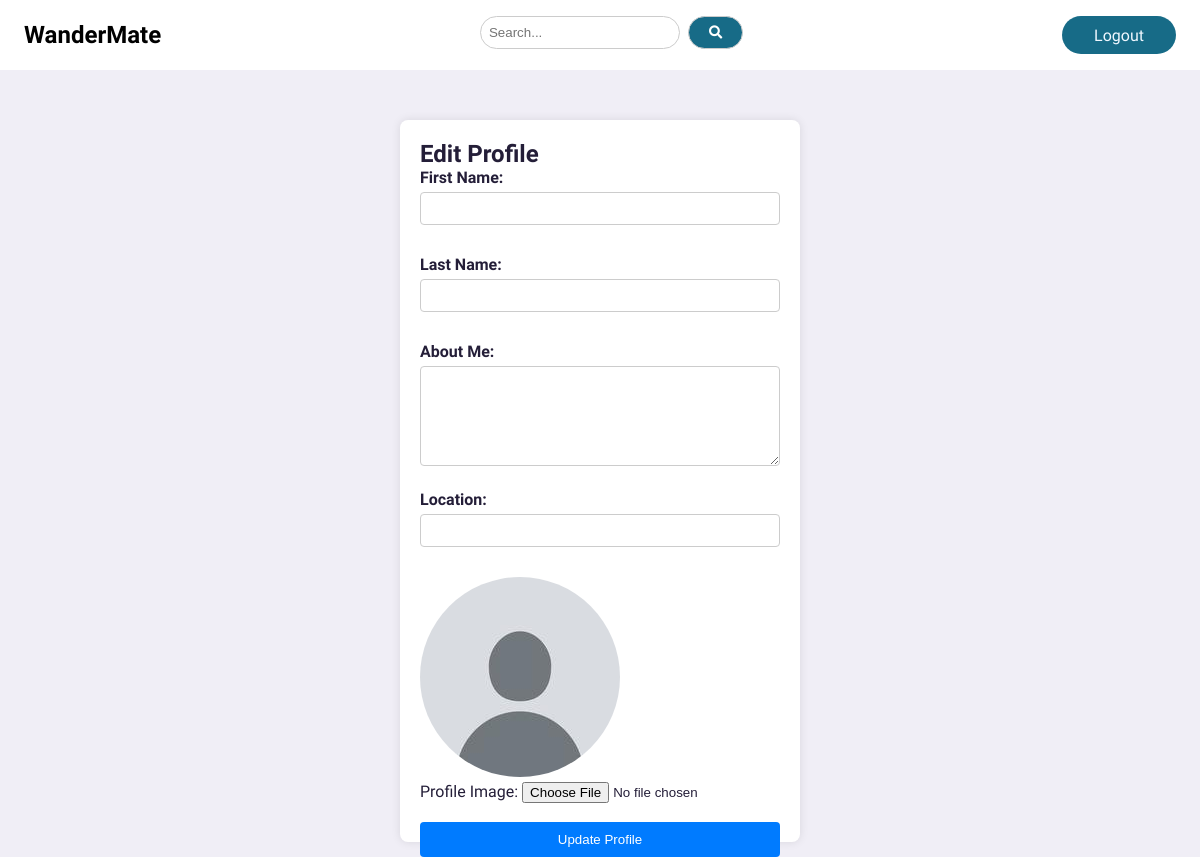
The page /settings/ (signed in) on the database as committed earlier.
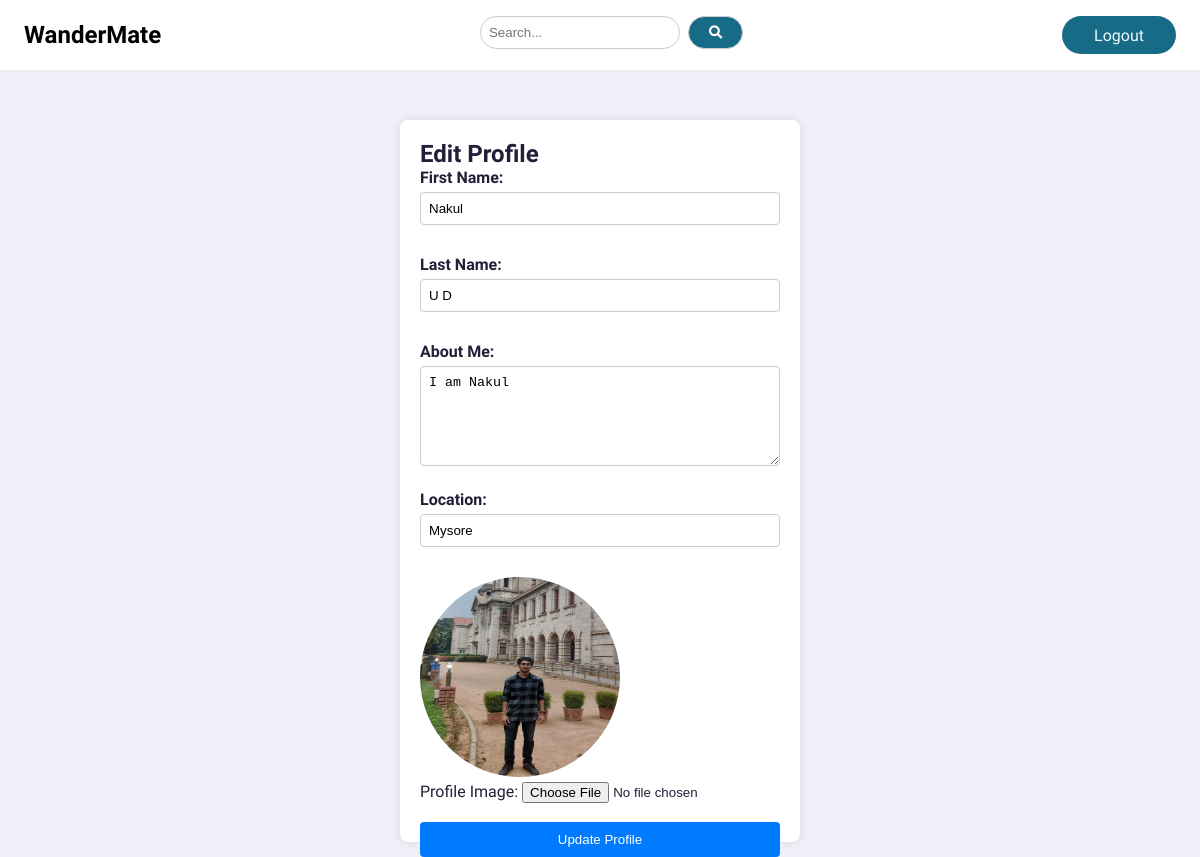
The same page on the database as committed later.
### core/models.py (models this page shows, shortened)
class Profile(models.Model):
    user = models.ForeignKey(User, on_delete = models.CASCADE)
    fname = models.TextField(max_length = 30, blank = True)
    lname = models.TextField(max_length = 30, blank = True)
    id_user = models.IntegerField()
    bio = models.TextField(blank = True)
    profile_img = models.ImageField(upload_to = 'profile_images', default='defaultProfileImg.jpeg')
    location = models.CharField(max_length = 100, blank= True)
    otp_validated = models.BooleanField(default = False)

### core/views.py (the view, shortened to what this page needs)
# urls.py: path('settings/',views.settings, name = "settings"),
@login_required(login_url='core:signinSignup')
def settings(request):
    user_profile = Profile.objects.get(user = request.user)
    return render(request,'settings.html',{'user_profile':user_profile})

### templates/settings.html (shortened to what this page needs)
{% extends "base.html" %}
{% load static %}
{% block content %}
<div class="settings-container">
    <h2>Edit Profile</h2>
    <form method="post" enctype="multipart/form-data" >
        <div class="settings-form-group">
            <label class = "setting-label" for="first_name">First Name:</label>
            <input type="text" value="{{user_profile.fname}}" id="first_name" name="first_name" required>
        </div>
        <div class="settings-form-group">
            <label class = "setting-label" for="last_name">Last Name:</label>
            <input type="text" value="{{user_profile.lname}}" id="last_name" name="last_name" >
        </div>
        <div class="settings-form-group">
            <label class = "setting-label" for="bio">About Me:</label>
            <textarea class="settings-text-area" id="bio" name="bio" required>{{user_profile.bio}}</textarea>
        </div>
        <div class="settings-form-group">
            <label class = "setting-label" for="location">Location:</label>
            <input type="text" id="location" value="{{user_profile.location}}" name="location" required>
        </div>
        <div class="form-group">
            {% if user_profile.profile_img %}
            <img src = "{{user_profile.profile_img.url}}" style="width:200px ; height: 200px; border-radius: 150px;" alt="">
            {% else %}
            <img src = "{% static 'image/defaultProfileImg.jpeg' %}" style="width:200px ; height: 200px; border-radius: 150px;" alt="">
            {% endif %}
            <label for="profile_image">Profile Image:</label>
            <input type="file" id="profile_image" value="{{user_profile.profile_img}}" name="profile_image" accept="image/*">
        </div>
        <br>
        <button type="submit" class="settings-btn">Update Profile</button>
    </form>
</div>
{% endblock %}

### templates/base.html (shortened to what this page needs)
{% load static %}
<!DOCTYPE html>
<html lang="en">
<head>
    <link rel="stylesheet" href="https://unicons.iconscout.com/release/v4.0.8/css/line.css">
    <link rel="stylesheet" href="{% static 'css/style.css' %}">
    <link rel="stylesheet" href="https://cdnjs.cloudflare.com/ajax/libs/font-awesome/5.15.4/css/all.min.css" />
</head>
<body>
    <nav>
        <div class="container">
            <a href="{% url 'core:index' %}" style="color:black"><h2 class="logo">
                WanderMate
            </h2></a>
            <form action = "/search" method = "post" >
                <div class="search-container" style="display: flex; align-items: center; justify-content: center;">
                    <input type="text" name="search" class="search-input" placeholder="Search..."  style="padding: 8px; border: 1px solid #ccc; border-radius: 40px; margin-right: 8px; width: 200px; margin-top:5px">
                    <button type="submit" class="search-button" style="padding: 8px 20px; border: 1px solid #ccc; border-radius: 40px; background-color: #176B87; cursor: pointer; margin-bottom: 5px;" onclick="buttonClick(this)"><i class="fas fa-search"></i></button>
                </div>
            </form>
            <div class="create">
                <label class="btn btn-primary" for="create-post"><a href="{% url 'core:logout' %}" style="text-decoration: none; color:aliceblue ">Logout</a></label>
            </div>
        </div>
    </nav>
    {% block content %}
    {% endblock %}
</body>
</html>

### static/css/style.css (style rules this page uses)
:root { --color-white: hsl(252, 30%, 100%); --color-light: hsl(252, 30%, 95%); --color-gray: hsl(252, 15%, 65%); --color-primary: #176B87; --color-secondary: hsl(252, 100%, 90%); --color-success: hsl(120, 95%, 65%); --color-danger: hsl(0, 95%, 65%); --color-dark: hsl(252, 30%, 17%); --color-black: hsl(252, 30%, 10%); --border-radius: 2rem; --card-border-radius: 1rem; --btn-padding: 0.6rem 2rem; --search-padding: 0.6rem 1rem; --card-padding: 1rem; --sticky-top-left: 5.4rem; --sticky-top-right: -18rem; }
*, *::before, *::after { margin: 0; padding: 0; outline: 0; box-sizing: border-box; text-decoration: none; list-style: none; border: none; }
body { font-family: 'Playpen Sans', cursive; color: var(--color-dark); background: var(--color-light); overflow-x: hidden; }
.container { width: 80%; margin: 0 auto; }
img { display: block; width: 100%; }
.btn { display: inline-block; padding: var(--btn-padding); font-weight: 500; border-radius: var(--border-radius); cursor: pointer; transition: all 300ms ease; font-size: 0.9ren; }
.btn-primary { background: var(--color-primary); color: white; }
nav { width: 100%; background: var(--color-white); padding: 0.7rem 0; position: fixed; top: 0; z-index: 10; }
nav .container { display: flex; align-items: center; justify-content: space-between; }
nav .create { display:flex; align-items: center; gap: 2rem; }
input[type="text"], select { width: calc(100% - 16px); padding: 8px; margin-bottom: 10px; border: 1px solid #ccc; border-radius: 4px; box-sizing: border-box; }
input[type="file"] { margin-top: 5px; }
button { background-color: #4CAF50; color: white; padding: 10px 20px; border: none; border-radius: 4px; cursor: pointer; float: right; }
.settings-container { max-width: 400px; margin: auto; background: #fff; padding: 20px; border-radius: 8px; box-shadow: 0 0 10px rgba(0, 0, 0, 0.1); margin-top: 120px; }
.settings-form-group { margin-bottom: 20px; }
.setting-label { display: block; margin-bottom: 5px; font-weight: bold; }
input[type="text"], .settings-text-area { width: 100%; padding: 8px; border: 1px solid #ccc; border-radius: 4px; box-sizing: border-box; }
.settings-text-area { height: 100px; }
.settings-btn { display: block; width: 100%; background: #007bff; color: #fff; padding: 10px; border: none; border-radius: 4px; cursor: pointer; }
@media screen and (max-width: 1200px) { .container { width: 96%; } }

Rows that differ between the two databases and show on the page:
changed Profile: first_name (not shown) → "Nakul"; last_name (not shown) → "U D"; bio (not shown) → "I am Nakul"; location (not shown) → "Mysore"; profile_img: picture added in place of a placeholder
